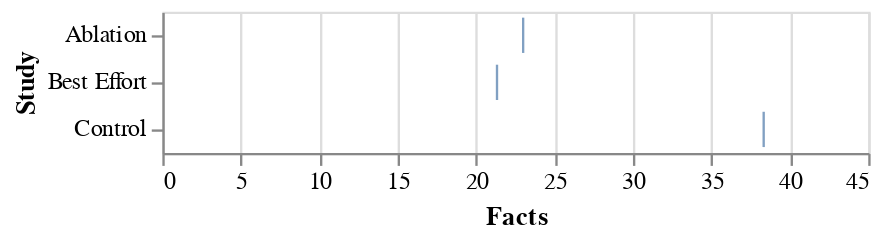

Notebook code for this chart:
### Code cell
alt.Chart(llm_df_temp_cond).mark_tick().encode(
    y='Study:N',
    x=alt.X('Facts:Q').scale(alt.Scale(domain=[0, 45]))
)

### Figure 1 — Vega-Lite specification as saved in the notebook (floating-point values rounded to 4 significant figures)
{"config": {"view": {"continuousWidth": 300, "continuousHeight": 300}}, "data": {"name": "data-ad9ae10860d37f3b4526396b5b9cce4b"}, "mark": {"type": "tick"}, "encoding": {"x": {"field": "Facts", "scale": {"domain": [0, 45]}, "type": "quantitative"}, "y": {"field": "Study", "type": "nominal"}}, "$schema": "https://vega.github.io/schema/vega-lite/v5.20.1.json", "datasets": {"data-ad9ae10860d37f3b4526396b5b9cce4b": [{"Study": "Ablation", "Facts": 23.0, "Words": 325.2}, {"Study": "Best Effort", "Facts": 21.33, "Words": 384.0}, {"Study": "Control", "Facts": 38.33, "Words": 290.3}]}}
